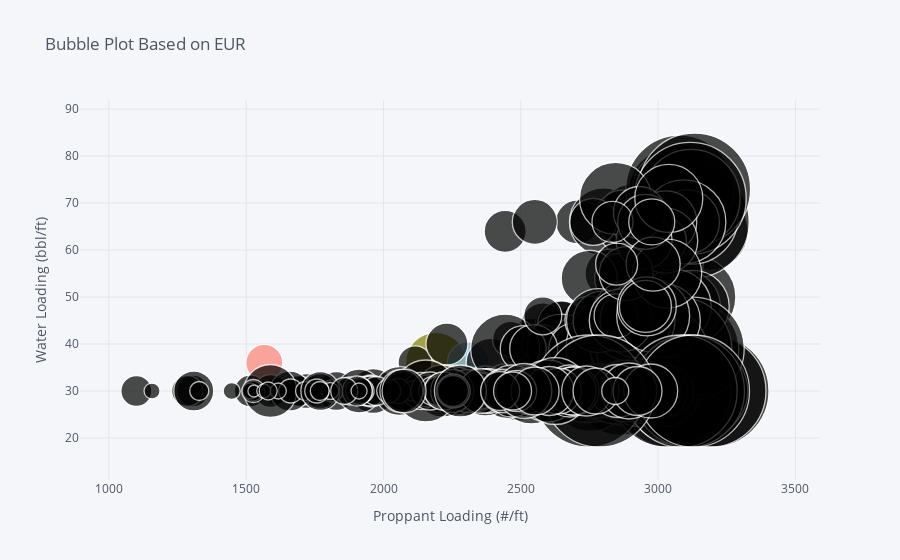

The notebook cell this image was saved under:
### Code cell
df_Shale.iplot(kind='bubble',x='Proppant Loading',y='bbl/ft',size='EUR',title='Bubble Plot Based on EUR',xTitle='Proppant Loading (#/ft)',yTitle='Water Loading (bbl/ft)',zTitle='EUR')

### Figure 1 — Plotly figure (JSON) as saved in the notebook; plotly's stock layout.template omitted (floating-point values rounded to 4 significant figures; data arrays with more than 128 entries replaced by an {"elided": "..."} marker saying what was removed)
{"data": [{"marker": {"color": ["rgb(255, 153, 51)", "rgb(55, 128, 191)", "rgb(50, 171, 96)", "rgb(128, 0, 128)", "rgb(219, 64, 82)", "rgb(0, 128, 128)", "rgb(255, 255, 51)", "rgb(128, 128, 0)", "rgb(251, 128, 114)", "rgb(128, 177, 211)"], "line": {"width": 1.3}, "size": {"elided": "506 int values"}, "symbol": "circle"}, "mode": "markers", "text": "", "type": "scatter", "x": {"elided": "506 int values"}, "y": {"elided": "506 int values"}}], "layout": {"legend": {"bgcolor": "#F5F6F9", "font": {"color": "#4D5663"}}, "paper_bgcolor": "#F5F6F9", "plot_bgcolor": "#F5F6F9", "title": {"font": {"color": "#4D5663"}, "text": "Bubble Plot Based on EUR"}, "xaxis": {"gridcolor": "#E1E5ED", "showgrid": true, "tickfont": {"color": "#4D5663"}, "title": {"font": {"color": "#4D5663"}, "text": "Proppant Loading (#/ft)"}, "zerolinecolor": "#E1E5ED"}, "yaxis": {"gridcolor": "#E1E5ED", "showgrid": true, "tickfont": {"color": "#4D5663"}, "title": {"font": {"color": "#4D5663"}, "text": "Water Loading (bbl/ft)"}, "zerolinecolor": "#E1E5ED"}}}
